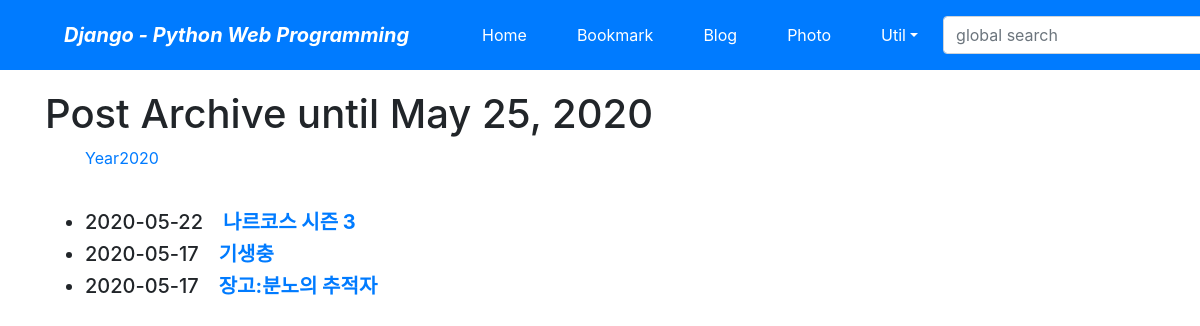
Screenshot of /blog/archive/ with the database file from the repository.
### blog/models.py (models this page shows, shortened)
class Post(models.Model):
    title = models.CharField(verbose_name='TITLE', max_length=50)
    slug = models.SlugField(
        'SLUG', unique=True, allow_unicode=True, help_text='one word for title alias')
    description = models.CharField(
        'DESCRIPTION', max_length=100, blank=True, help_text='simple description text')
    content = models.TextField('CONTENT')
    create_dt = models.DateTimeField('CREATE DATE', auto_now_add=True)
    modify_dt = models.DateTimeField('MODIFY DATE', auto_now=True)
    tags = TaggableManager(blank=True)
    class Meta:
        verbose_name = 'post'
        verbose_name_plural = 'posts'
        db_table = 'blog_posts'
        ordering = ('-modify_dt',)
    def get_absolute_url(self):
        return reverse("blog:post_detail", args=(self.slug,))

### blog/views.py (the view)
# urls.py: path('archive/', views.PostAV.as_view(), name='post_archive'),
class PostAV(ArchiveIndexView):
    model = Post
    date_field = 'modify_dt'

### blog/templates/blog/post_archive.html (shortened to what this page needs)
{% extends 'base.html' %}
{% block content %}
<h1>Post Archive until {% now "N d, Y" %}</h1>
<ul>
  {% for date in date_list%}
  <li style="display: inline;">
    <a href="{% url 'blog:post_year_archive' date|date:'Y' %}"
      >Year{{ date|date:"Y"}}</a
    >
  </li>
  {% endfor %}
</ul>
<br />
<div>
  <ul>
    {% for post in object_list %}
    <li class="h5">
      {{ post.modify_dt|date:"Y-m-d" }}&emsp;<a
        href="{{ post.get_absolute_url }}"
        ><strong>{{ post.title }}</strong></a
      >
    </li>
    {% endfor %}
  </ul>
</div>
{% endblock  %}

### rows the page displays
Post: modify_dt "2020-05-22", title "나르코스 시즌 3"
Post: modify_dt "2020-05-17", title "기생충"
Post: modify_dt "2020-05-17", title "장고:분노의 추적자"

### other values shown
{{ date|date:"Y" }} "2020"
